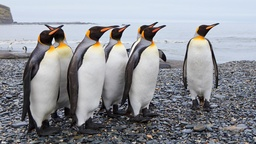
#> input picture Processador_imagens/Pinguim_1.jpg, 256 x 144 px, shrunk from 1920 x 1080 before the run
$ python transformacoes.py
#> lines starting #> are read from the running program, lines starting #| are printed output that depends on the picture
### Processador_imagens/gerais.py
from PIL import Image
import numpy as np

#Ler a imagem como matriz do numpy.
def mostrar_imagem( img ):
    img_mostrar = Image.fromarray( np.uint8( img * 255 ) ).convert( "RGB" )
    img_mostrar.show()

def ler_imagem( caminho ):
#> called with caminho = 'Pinguim_1.jpg'
    return np.array( Image.open( caminho ) ) / 255

def salvar_imagem( img, caminho, formato ):
    img_salvar = Image.fromarray( np.uint8( img * 255 ) ).convert( "RGB" )
    img_salvar.save( caminho, formato )

### Processador_imagens/transformacoes.py
import numpy as np
import gerais

def mais_prox ( valor ):
    # [10 lines of commented-out code are left out]
    return int( valor )

# [59 lines left out: functions bilinear, escala_proximo, escala_bilinear, not called in this run]

def dimensao_pos0_rot( vetor_x_r, vetor_y_r, angulo ):
    p0 = np.array( [ [0], [0] ] )
    p1 = vetor_x_r
    p2 = vetor_x_r + vetor_y_r
    p3 = vetor_y_r

    angulo = angulo % ( 2 * np.pi )
    if ( angulo < 0 ):
        angulo = angulo + ( 2 * np.pi )

    if ( angulo >= 0 and angulo < ( np.pi / 2 ) ):
        largura = abs( ( p2 - p0 )[0][0] )
        altura  = abs( ( p3 - p1 )[1][0] )

        pos_zero = np.array( [ [ p0[0][0] ], [ p1[1][0] ] ] )
        novo_shape = [ int( altura ), int( largura ), 3 ]

    elif ( angulo >= ( np.pi / 2 ) and angulo < np.pi ):
        largura = abs( ( p3 - p1 )[0][0] )
        altura  = abs( ( p2 - p0 )[1][0] )

        pos_zero = np.array( [ [ p1[0][0] ], [ p2[1][0] ] ] )
        novo_shape = [ int( altura ), int( largura ), 3 ]

    elif ( angulo >= np.pi and angulo < ( 3 * np.pi / 2 ) ):
        largura = abs( ( p2 - p0 )[0][0] )
        altura  = abs( ( p3 - p1 )[1][0] )

        pos_zero = np.array( [ [ p2[0][0] ], [ p3[1][0] ] ] )
        novo_shape = [ int( altura ), int( largura ), 3 ]

    elif ( angulo >= ( 3 * np.pi / 2 ) and angulo < ( 2 * np.pi ) ):
        largura = abs( ( p3 - p1 )[0][0] )
        altura  = abs( ( p2 - p0 )[1][0] )

        pos_zero = np.array( [ [ p3[0][0] ], [ p0[1][0] ] ] )
        novo_shape = [ int( altura ), int( largura ), 3 ]

    return pos_zero, novo_shape

def rotacao_proximo ( img, angulo ):
#> called with angulo = 2.36
    matriz_rotacao = np.array( [ [ np.cos( angulo ), np.sin( angulo ) ], [ -np.sin( angulo ), np.cos( angulo ) ] ] )
    vetor_x = np.array( [ [ img.shape[1] ], [ 0 ] ] )
#> vetor_x = [256, 0]
    vetor_y = np.array( [ [ 0 ], [ img.shape[0] ] ] )
#> vetor_y = [0, 144]
    vetor_y_u = np.array( [ [ 0 ], [ 1 ] ] )

    vetor_x_r = matriz_rotacao @ vetor_x
#> vetor_x_r = [-181, -181]
    vetor_y_r = matriz_rotacao @ vetor_y
#> vetor_y_r = [101.8, -101.8]
    matriz_rotacao_i = matriz_rotacao.transpose()

    soma = vetor_x_r + vetor_y_r
#> soma = [-79.2, -282.8]
    dife = vetor_x_r - vetor_y_r
#> dife = [-282.8, -79.2]

    pos_zero, novo_shape = dimensao_pos0_rot( vetor_x_r, vetor_y_r, angulo )
#> pos_zero = [-181, -282.8]; novo_shape = [282, 282, 3]

    img_rotacionada = np.zeros( novo_shape )

    for i in range( novo_shape[0] ):
        for j in range( novo_shape[1] ):
            pos = np.copy( pos_zero )

            pos[0][0] = pos[0][0] + j
            pos[1][0] = pos[1][0] + i

            pos_img = matriz_rotacao_i @ pos

            pos_x = mais_prox( pos_img[0][0] )
            pos_y = mais_prox( pos_img[1][0] )

            if ( pos_x >= 0 and pos_y >= 0 and pos_x < img.shape[1] and pos_y < img.shape[0] ):
                for k in range( novo_shape[2] ):
                    img_rotacionada[i][j][k] = img[pos_y][pos_x][k]
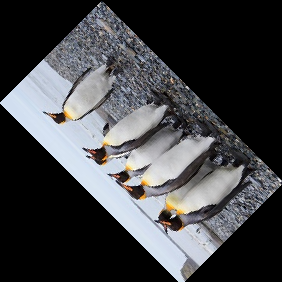
#> img_rotacionada: shape (282, 282, 3) float64; mean R, G, B 0.263, 0.267, 0.278

    return img_rotacionada

# [83 lines left out: functions rotacao_bilinear, transformacoes_terminal, not called in this run]

if __name__ == "__main__":
    img_lida = gerais.ler_imagem( "Pinguim_1.jpg" )

    if ( len( img_lida.shape ) != 3 ):
        img = np.zeros( [ img_lida.shape[0], img_lida.shape[1], 3 ] )
        for i in range( 3 ):
            img[ :, :, i ] = img_lida
    else:
        img = img_lida

    print( "Processando..." )
    #img = escala_proximo( img, 2.5 )
    #img = escala_bilinear( img, 0.45 )
    img = rotacao_proximo( img, ( 135 * np.pi / 180 ) )
    #img = rotacao_bilinear( img, ( ( -3 * np.pi / 4 ) ) )
    print( "Completo!" )

    gerais.mostrar_imagem( img )
